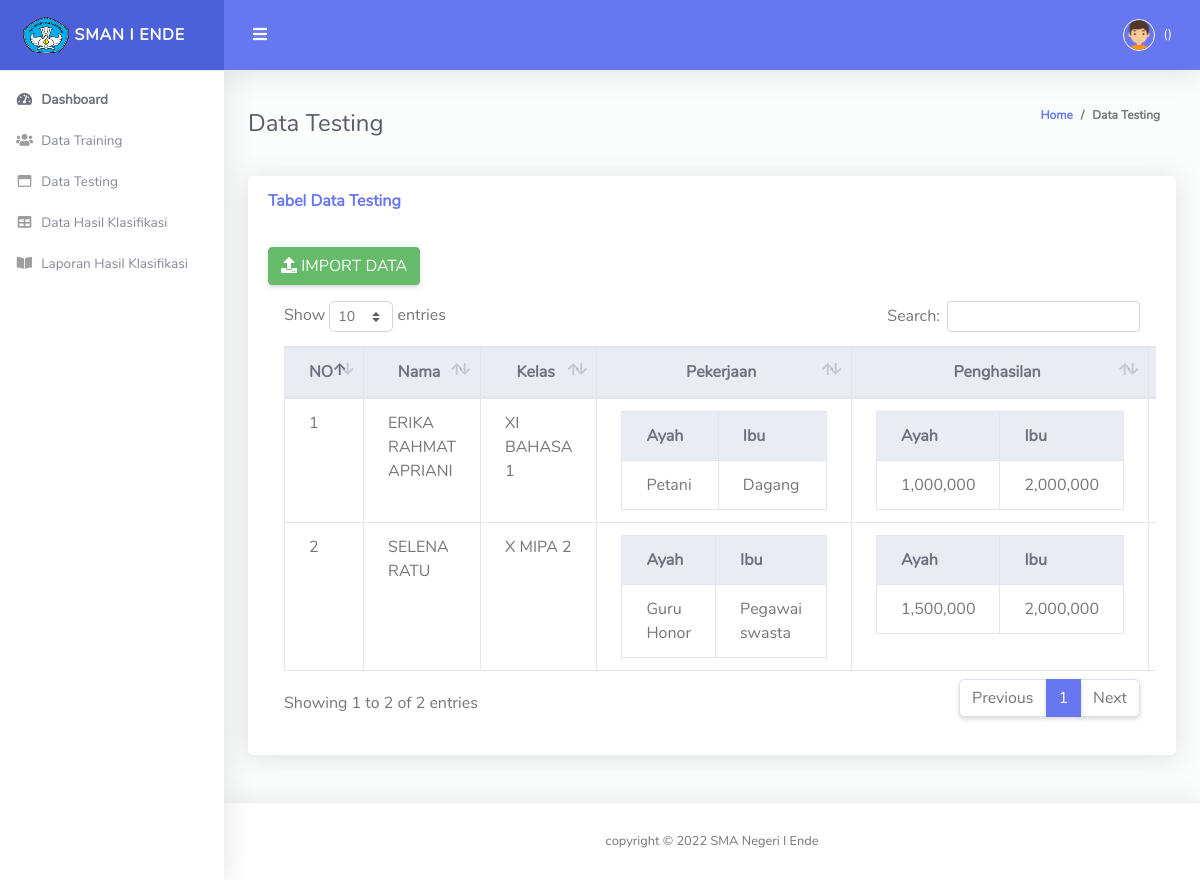
The page /dashboard.php?p=data_testing on the database its author committed.
### tables this page shows
CREATE TABLE `tbl_testing` (
  `id_testing` int(11) NOT NULL,
  `nama` varchar(50) NOT NULL,
  `kelas` varchar(50) NOT NULL,
  `pekerjaan_ayah` varchar(50) NOT NULL,
  `pekerjaan_ibu` varchar(50) NOT NULL,
  `penghasilan_ayah` varchar(50) NOT NULL,
  `penghasilan_ibu` varchar(50) NOT NULL,
  `tanggungan` varchar(50) NOT NULL,
  `transportasi` varchar(50) NOT NULL,
  `status_testing` varchar(50) NOT NULL
);

### Pages/data_testing.php (the view, shortened to what this page needs)
<div class="container-fluid" id="container-wrapper">
  <div class="d-sm-flex align-items-center justify-content-between mb-4">
    <h2 class="h4 mb-0 text-gray-800">Data Testing</h2>
    <ol class="breadcrumb">
      <li class="breadcrumb-item"><a href="#">Home</a></li>
      <li class="breadcrumb-item active" aria-current="page">Data Testing</li>
    </ol>
  </div>
  <div class="row mb-12">
    <div class="col-xl-12 col-md-6 mb-4">
       <div class="card mb-4">
        <div class="card-header py-3 d-flex flex-row align-items-center justify-content-between">
          <h6 class="m-0 font-weight-bold text-primary">Tabel Data Testing</h6>
        </div>
        <div class="card-body">
          <a href="dashboard.php?p=form1" class="btn btn-success"><i class="fa fa-upload"></i> IMPORT DATA</a>
          <div class="table-responsive p-3">
          <table class="table align-items-center table-hover table-bordered" id="dataTableHover">
            <thead class="thead-light">
              <tr style="text-align: center;">
                <th>NO</th>
                <th>Nama</th>
                <th>Kelas</th>
                <th>Pekerjaan</th>
                <th>Penghasilan</th>
                <th>Tanggungan</th>
              </tr>
              </thead>
                <tbody>
                      <?php
                      include"koneksi.php";
                      $no_a=1;
                      $query_a="SELECT * FROM tbl_testing";
                      $sql_a=mysqli_query($connect, $query_a);
                      while($data_a=mysqli_fetch_array($sql_a)) {?>
                      <tr>
                        <td><?php echo $no_a;?></td>
                        <td><?php echo $data_a['nama'];?></td>
                        <td><?php echo $data_a['kelas'];?></td>
                        <td>
                          <table class="table align-items-center table-hover table-bordered" id="dataTableHover">
                          <thead class="thead-light">
                            <tr>
                                <th>Ayah</th>
                                <th>Ibu</th>
                            </tr>
                          </thead>
                          <tbody>
                            <tr>
                              <td><?php echo $data_a['pekerjaan_ayah'];?></td>
                              <td><?php echo $data_a['pekerjaan_ibu'];?></td>
                            </tr>
                          </tbody>
                          </table>
                        </td>
                        <td>
                          <table class="table align-items-center table-hover table-bordered" id="dataTableHover">
                          <thead class="thead-light">
                            <tr>
                                <th>Ayah</th>
                                <th>Ibu</th>
                            </tr>
                          </thead>
                          <tbody>
                            <tr>
                              <td><?php echo $data_a['penghasilan_ayah'];?></td>
                              <td><?php echo $data_a['penghasilan_ibu'];?></td>
                            </tr>
                          </tbody>
                          </table>
                        </td>
                        <td><?php echo $data_a['tanggungan'];?></td>
                      </tr>
                      <?php $no_a++;}?>
                    </tbody>
                  </table>
                </div>
                </div>
              </div>
            </div>
          </div>
</div>

### rows shown on the page
tbl_testing: nama "ERIKA RAHMAT APRIANI", kelas "XI BAHASA 1", pekerjaan_ayah "Petani", pekerjaan_ibu "Dagang", penghasilan_ayah "1,000,000", penghasilan_ibu "2,000,000"
tbl_testing: nama "SELENA RATU", kelas "X MIPA 2", pekerjaan_ayah "Guru Honor", pekerjaan_ibu "Pegawai swasta", penghasilan_ayah "1,500,000", penghasilan_ibu "2,000,000"
